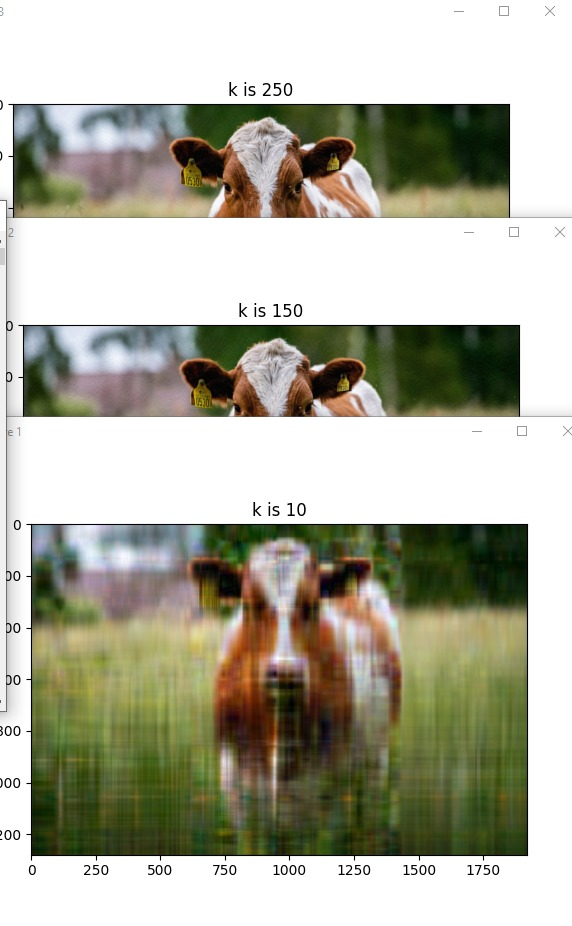
#> input picture LinearAlgebra_P3/IMG-20210709-WA0000.jpg, 572 x 926 px
$ python 'app (1).py'
#> lines starting #> are read from the running program, lines starting #| are printed output that depends on the picture
import matplotlib.pyplot as matplotlibpyplot
import matplotlib.image as matplotlibimage
import numpy as np


def render(k,
           ur,sr,vr,
           ug,sg,vg,
           ub,sb,vb):
    print("creating... k is ", k)
    mr = np.dot(ur[:,:k],np.dot(np.diag(sr[:k]),vr[:k,:]))
    mg = np.dot(ug[:,:k],np.dot(np.diag(sg[:k]),vg[:k,:]))
    mb = np.dot(ub[:,:k],np.dot(np.diag(sb[:k]),vb[:k,:]))
    img2 = np.zeros(img.shape)
    img2[:,:,0] = mr
    img2[:,:,1] = mg
    img2[:,:,2] = mb
    for i1, rrr in enumerate(img2):
         for i2, ccc in enumerate(rrr):
             for i3, value in enumerate(ccc):
                 if value < 0:
                     img2[i1,i2,i3] = abs(value)
                 if value > 255:
                     img2[i1,i2,i3] = 255
    img3 = img2.astype(np.uint8);
    return img3


k = [10,150,250]
path = input("Enter image path: ")
#> the answer given: IMG-20210709-WA0000.jpg

for x in range(0,len(k)):
    print(k[x])
print("reading...")
img = matplotlibimage.imread(path)
#> img is the input picture: shape (926, 572, 3); mean R, G, B 177.1, 177, 161.1
r = img[:, :, 0]
g = img[:, :, 1]
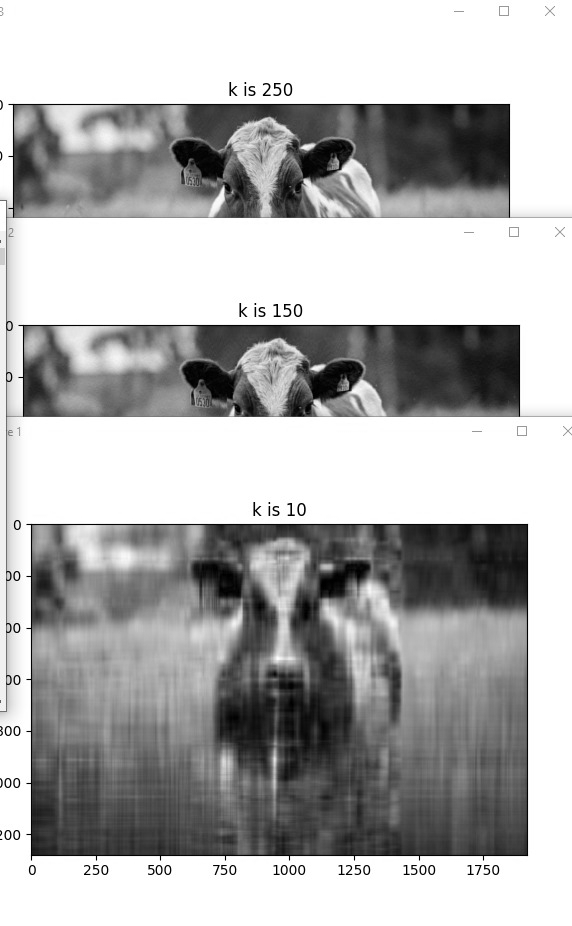
#> g: shape (926, 572); min 0, max 255, mean 177
b = img[:, :, 2]
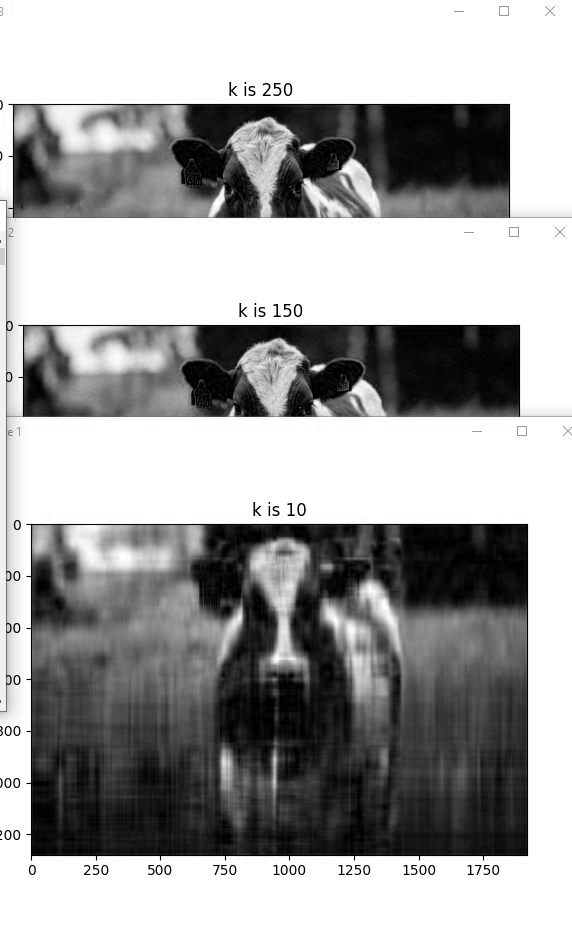
#> b: shape (926, 572); min 0, max 255, mean 161.1
matplotlibpyplot.figure(1)
matplotlibpyplot.imshow(img)
print("r: " , len(r), "x ", len(r[0]))
#| r:  926 x  572
print("g: " , len(g), "x ", len(g[0]))
#| g:  926 x  572
print("b: " , len(b), "x ", len(b[0]))
#| b:  926 x  572
print("run svd...")
ur,sr,vr = np.linalg.svd(r,full_matrices=False)
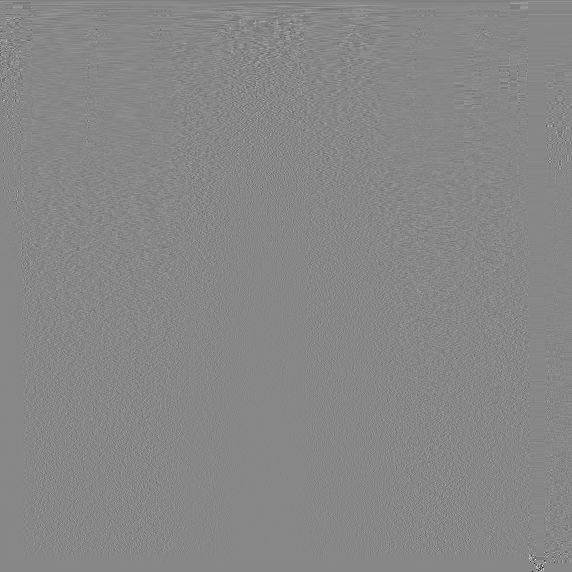
#> vr: shape (572, 572) float64; min -0.938, max 0.825, mean -7.83e-05; drawn with min black and max white
#> sr = 572 values, max 138705.9 at index 0, min 1.25e-11 at index 571, mean 593.9
ug,sg,vg = np.linalg.svd(g,full_matrices=False)
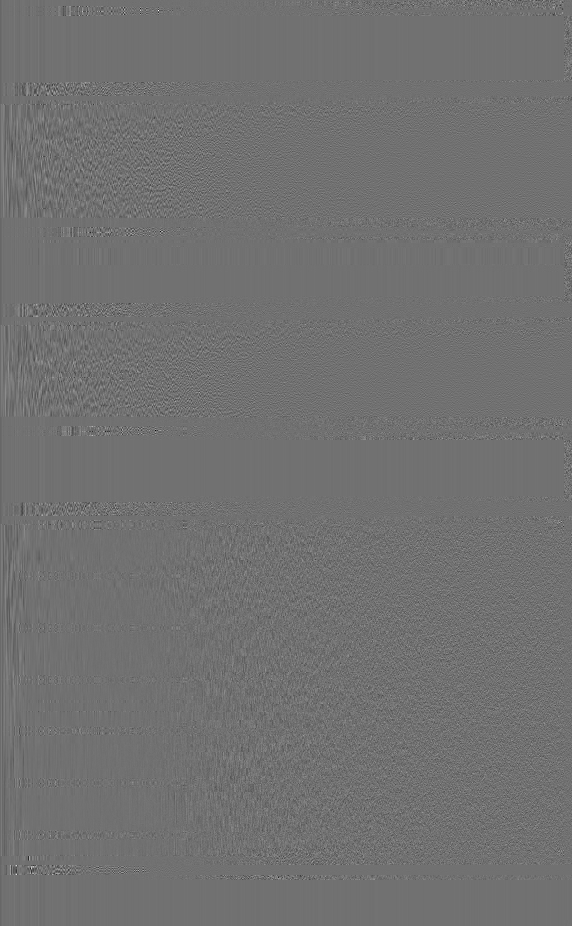
#> ug: shape (926, 572) float64; min -0.502, max 0.626, mean -3.74e-05; drawn with min black and max white
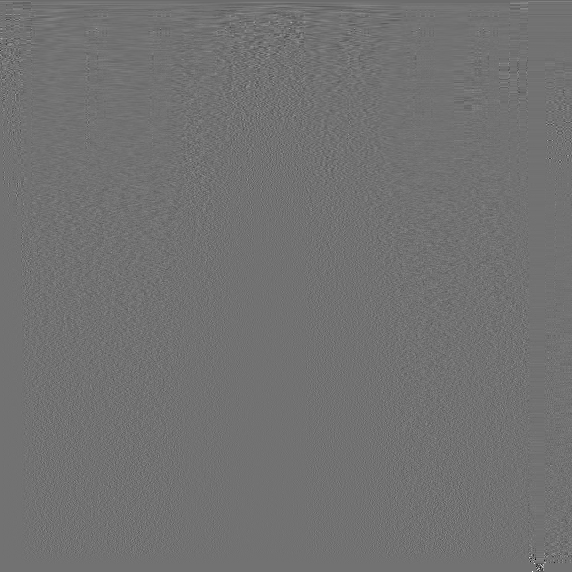
#> vg: shape (572, 572) float64; min -0.765, max 0.942, mean -8.04e-05; drawn with min black and max white
#> sg = 572 values, max 138236.4 at index 0, min 4.41e-12 at index 571, mean 587.4
ub,sb,vb = np.linalg.svd(b,full_matrices=False)
#> sb = 572 values, max 131436.1 at index 0, min 7.89e-12 at index 571, mean 614


for x in range(0,len(k)):
  im = render(k[x],ur,sr,vr,ug,sg,vg,ub,sb,vb);
  matplotlibpyplot.figure(x+1)
  matplotlibpyplot.title("k is "+str( k[x]))
  matplotlibpyplot.imshow(im)
#> this loop made 3 passes
#> pass 1, in render, `mb = np.dot(ub[:,:k],np.dot(np.diag(sb[:k]),vb[:k,:]))`:
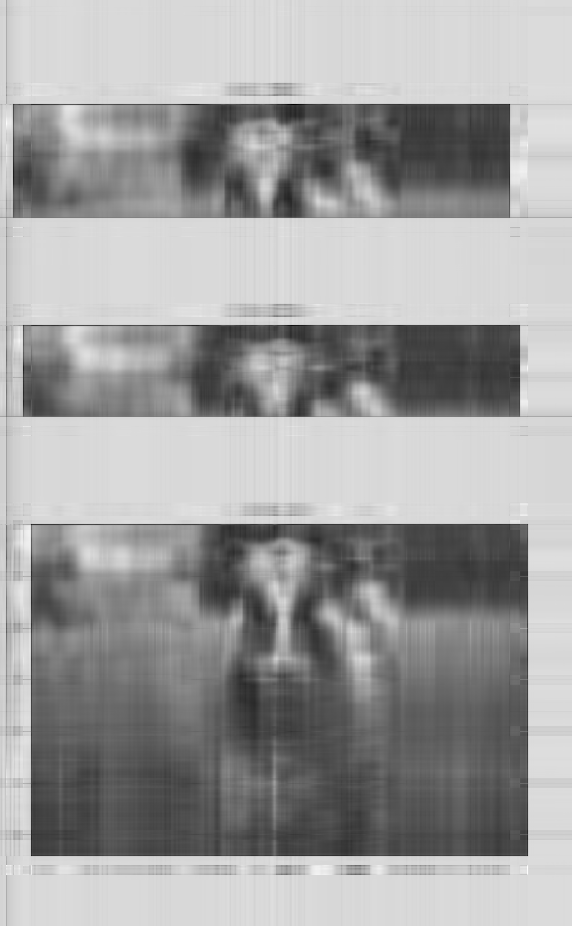
#> mb: shape (926, 572) float64; min -100.6, max 317.5, mean 161.1; drawn with min black and max white
#> pass 1, in render, `img3 = img2.astype(np.uint8);`:
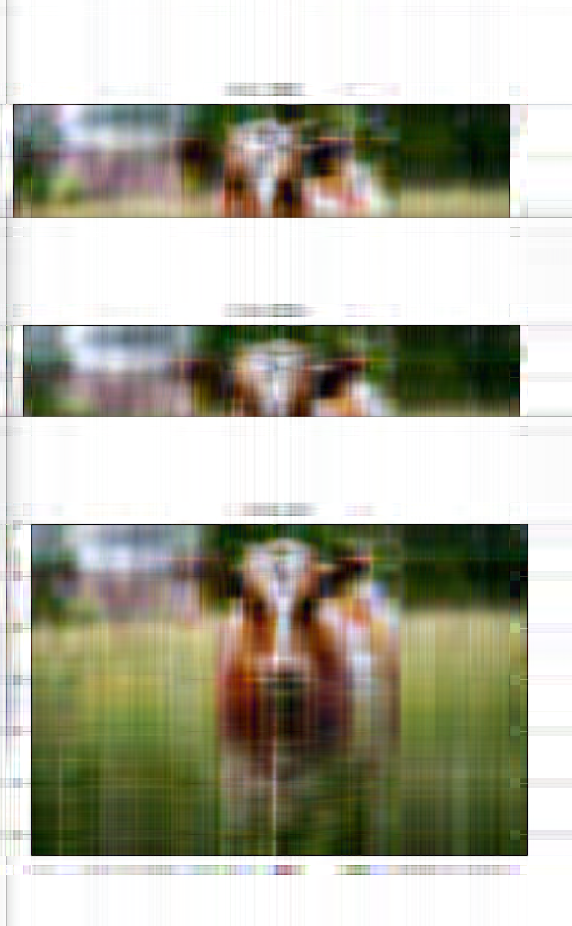
#> img3: shape (926, 572, 3); mean of channels 0, 1, 2 176.3, 176.1, 160.4; drawn as R, G, B


matplotlibpyplot.show()
